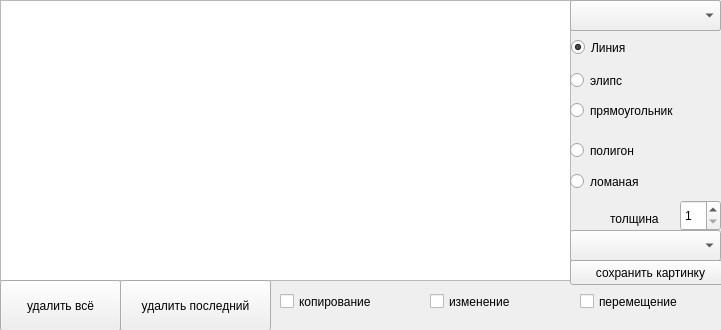
<?xml version="1.0" encoding="UTF-8"?>
<ui version="4.0">
 <class>Paint</class>
 <widget class="QWidget" name="Paint">
  <property name="geometry">
   <rect>
    <x>0</x>
    <y>0</y>
    <width>721</width>
    <height>330</height>
   </rect>
  </property>
  <property name="minimumSize">
   <size>
    <width>721</width>
    <height>330</height>
   </size>
  </property>
  <property name="maximumSize">
   <size>
    <width>721</width>
    <height>330</height>
   </size>
  </property>
  <property name="windowTitle">
   <string>Form</string>
  </property>
  <widget class="QGraphicsView" name="graphicsView">
   <property name="geometry">
    <rect>
     <x>0</x>
     <y>0</y>
     <width>571</width>
     <height>281</height>
    </rect>
   </property>
   <property name="focusPolicy">
    <enum>Qt::StrongFocus</enum>
   </property>
  </widget>
  <widget class="QRadioButton" name="radioButton">
   <property name="enabled">
    <bool>true</bool>
   </property>
   <property name="geometry">
    <rect>
     <x>571</x>
     <y>32</y>
     <width>151</width>
     <height>31</height>
    </rect>
   </property>
   <property name="tabletTracking">
    <bool>false</bool>
   </property>
   <property name="acceptDrops">
    <bool>false</bool>
   </property>
   <property name="text">
    <string>Линия</string>
   </property>
   <property name="checked">
    <bool>true</bool>
   </property>
  </widget>
  <widget class="QRadioButton" name="radioButton_2">
   <property name="geometry">
    <rect>
     <x>570</x>
     <y>70</y>
     <width>151</width>
     <height>21</height>
    </rect>
   </property>
   <property name="text">
    <string>элипс</string>
   </property>
  </widget>
  <widget class="QComboBox" name="comboBox">
   <property name="geometry">
    <rect>
     <x>570</x>
     <y>0</y>
     <width>151</width>
     <height>31</height>
    </rect>
   </property>
  </widget>
  <widget class="QComboBox" name="comboBox_2">
   <property name="enabled">
    <bool>true</bool>
   </property>
   <property name="geometry">
    <rect>
     <x>570</x>
     <y>0</y>
     <width>151</width>
     <height>31</height>
    </rect>
   </property>
  </widget>
  <widget class="QRadioButton" name="radioButton_3">
   <property name="geometry">
    <rect>
     <x>570</x>
     <y>100</y>
     <width>151</width>
     <height>21</height>
    </rect>
   </property>
   <property name="text">
    <string>прямоугольник</string>
   </property>
  </widget>
  <widget class="QRadioButton" name="radioButton_4">
   <property name="geometry">
    <rect>
     <x>570</x>
     <y>140</y>
     <width>151</width>
     <height>21</height>
    </rect>
   </property>
   <property name="text">
    <string>полигон</string>
   </property>
  </widget>
  <widget class="QRadioButton" name="radioButton_5">
   <property name="geometry">
    <rect>
     <x>570</x>
     <y>170</y>
     <width>112</width>
     <height>23</height>
    </rect>
   </property>
   <property name="text">
    <string>ломаная</string>
   </property>
  </widget>
  <widget class="QSpinBox" name="spinBox">
   <property name="geometry">
    <rect>
     <x>680</x>
     <y>200</y>
     <width>41</width>
     <height>31</height>
    </rect>
   </property>
   <property name="frame">
    <bool>true</bool>
   </property>
   <property name="minimum">
    <number>1</number>
   </property>
   <property name="maximum">
    <number>10</number>
   </property>
  </widget>
  <widget class="QCheckBox" name="checkBox">
   <property name="geometry">
    <rect>
     <x>430</x>
     <y>290</y>
     <width>101</width>
     <height>23</height>
    </rect>
   </property>
   <property name="text">
    <string>изменение</string>
   </property>
  </widget>
  <widget class="QComboBox" name="comboBox_3">
   <property name="enabled">
    <bool>true</bool>
   </property>
   <property name="geometry">
    <rect>
     <x>570</x>
     <y>0</y>
     <width>151</width>
     <height>31</height>
    </rect>
   </property>
  </widget>
  <widget class="QComboBox" name="comboBox_4">
   <property name="enabled">
    <bool>true</bool>
   </property>
   <property name="geometry">
    <rect>
     <x>570</x>
     <y>0</y>
     <width>151</width>
     <height>31</height>
    </rect>
   </property>
   <property name="editable">
    <bool>false</bool>
   </property>
  </widget>
  <widget class="QComboBox" name="comboBox_5">
   <property name="enabled">
    <bool>true</bool>
   </property>
   <property name="geometry">
    <rect>
     <x>570</x>
     <y>0</y>
     <width>151</width>
     <height>31</height>
    </rect>
   </property>
   <property name="editable">
    <bool>false</bool>
   </property>
  </widget>
  <widget class="QPushButton" name="pushButton">
   <property name="geometry">
    <rect>
     <x>0</x>
     <y>280</y>
     <width>121</width>
     <height>51</height>
    </rect>
   </property>
   <property name="text">
    <string>удалить всё</string>
   </property>
  </widget>
  <widget class="QPushButton" name="pushButton_2">
   <property name="geometry">
    <rect>
     <x>120</x>
     <y>280</y>
     <width>151</width>
     <height>51</height>
    </rect>
   </property>
   <property name="text">
    <string>удалить последний</string>
   </property>
  </widget>
  <widget class="QComboBox" name="comboBox_6">
   <property name="enabled">
    <bool>true</bool>
   </property>
   <property name="geometry">
    <rect>
     <x>570</x>
     <y>230</y>
     <width>151</width>
     <height>31</height>
    </rect>
   </property>
   <property name="editable">
    <bool>false</bool>
   </property>
  </widget>
  <widget class="QCheckBox" name="checkBox_2">
   <property name="geometry">
    <rect>
     <x>280</x>
     <y>290</y>
     <width>121</width>
     <height>23</height>
    </rect>
   </property>
   <property name="text">
    <string>копирование</string>
   </property>
  </widget>
  <widget class="QCheckBox" name="checkBox_3">
   <property name="geometry">
    <rect>
     <x>580</x>
     <y>290</y>
     <width>131</width>
     <height>23</height>
    </rect>
   </property>
   <property name="text">
    <string>перемещение</string>
   </property>
  </widget>
  <widget class="QLabel" name="label">
   <property name="geometry">
    <rect>
     <x>610</x>
     <y>210</y>
     <width>71</width>
     <height>17</height>
    </rect>
   </property>
   <property name="text">
    <string>толщина</string>
   </property>
  </widget>
  <widget class="QPushButton" name="pushButton_3">
   <property name="geometry">
    <rect>
     <x>570</x>
     <y>260</y>
     <width>161</width>
     <height>25</height>
    </rect>
   </property>
   <property name="text">
    <string>сохранить картинку</string>
   </property>
  </widget>
 </widget>
 <resources/>
 <connections/>
</ui>
